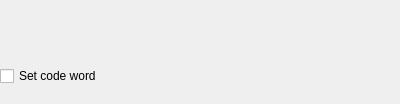
<?xml version="1.0" encoding="UTF-8"?>
<ui version="4.0">
 <class>WebDialogCreateProjectRefactor</class>
 <widget class="QWidget" name="WebDialogCreateProjectRefactor">
  <property name="geometry">
   <rect>
    <x>0</x>
    <y>0</y>
    <width>400</width>
    <height>104</height>
   </rect>
  </property>
  <property name="windowTitle">
   <string>Form</string>
  </property>
  <layout class="QVBoxLayout" name="verticalLayout">
   <property name="spacing">
    <number>0</number>
   </property>
   <property name="leftMargin">
    <number>0</number>
   </property>
   <property name="topMargin">
    <number>0</number>
   </property>
   <property name="rightMargin">
    <number>0</number>
   </property>
   <property name="bottomMargin">
    <number>0</number>
   </property>
   <item>
    <widget class="DialogLineEditEx" name="widget_title" native="true"/>
   </item>
   <item>
    <spacer name="verticalSpacer">
     <property name="orientation">
      <enum>Qt::Vertical</enum>
     </property>
     <property name="sizeType">
      <enum>QSizePolicy::Fixed</enum>
     </property>
     <property name="sizeHint" stdset="0">
      <size>
       <width>1</width>
       <height>15</height>
      </size>
     </property>
    </spacer>
   </item>
   <item>
    <widget class="DialogTextEditEx" name="widget_comment" native="true"/>
   </item>
   <item>
    <spacer name="verticalSpacer_2">
     <property name="orientation">
      <enum>Qt::Vertical</enum>
     </property>
     <property name="sizeType">
      <enum>QSizePolicy::Fixed</enum>
     </property>
     <property name="sizeHint" stdset="0">
      <size>
       <width>1</width>
       <height>15</height>
      </size>
     </property>
    </spacer>
   </item>
   <item>
    <widget class="QCheckBox" name="checkBox_codeWord">
     <property name="text">
      <string>Set code word</string>
     </property>
    </widget>
   </item>
   <item>
    <widget class="DialogLineEditEx" name="widget_codeWord" native="true"/>
   </item>
  </layout>
 </widget>
 <customwidgets>
  <customwidget>
   <class>DialogLineEditEx</class>
   <extends>QWidget</extends>
   <header location="global">ui/controls/dialog_line_edit_ex.h</header>
   <container>1</container>
  </customwidget>
  <customwidget>
   <class>DialogTextEditEx</class>
   <extends>QWidget</extends>
   <header location="global">ui/controls/dialog_text_edit_ex.h</header>
   <container>1</container>
  </customwidget>
 </customwidgets>
 <resources/>
 <connections/>
</ui>
